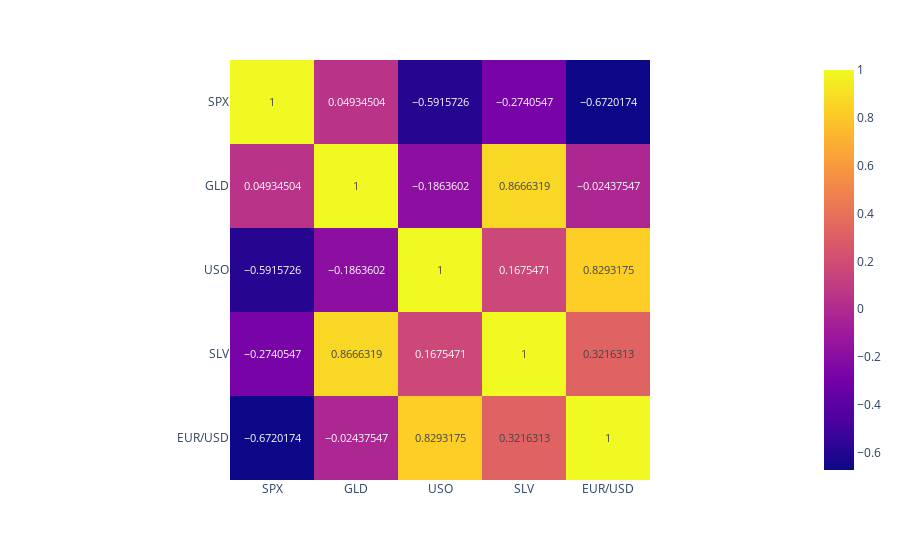

Notebook code cell kept with this figure:
### Code cell
import plotly.express as px

px.imshow(df.corr(), text_auto=True)

### Figure 1 — Plotly figure (JSON) as saved in the notebook; plotly's stock layout.template omitted (floating-point values rounded to 4 significant figures)
{"data": [{"coloraxis": "coloraxis", "hovertemplate": "x: %{x}<br>y: %{y}<br>color: %{z}<extra></extra>", "name": "0", "texttemplate": "%{z}", "type": "heatmap", "x": ["SPX", "GLD", "USO", "SLV", "EUR/USD"], "xaxis": "x", "y": ["SPX", "GLD", "USO", "SLV", "EUR/USD"], "yaxis": "y", "z": [[1, 0.04935, -0.5916, -0.2741, -0.672], [0.04935, 1, -0.1864, 0.8666, -0.02438], [-0.5916, -0.1864, 1, 0.1675, 0.8293], [-0.2741, 0.8666, 0.1675, 1, 0.3216], [-0.672, -0.02438, 0.8293, 0.3216, 1]]}], "layout": {"coloraxis": {"colorscale": [[0, "#0d0887"], [0.1111, "#46039f"], [0.2222, "#7201a8"], [0.3333, "#9c179e"], [0.4444, "#bd3786"], [0.5556, "#d8576b"], [0.6667, "#ed7953"], [0.7778, "#fb9f3a"], [0.8889, "#fdca26"], [1, "#f0f921"]]}, "margin": {"t": 60}, "xaxis": {"anchor": "y", "constrain": "domain", "domain": [0, 1], "scaleanchor": "y"}, "yaxis": {"anchor": "x", "autorange": "reversed", "constrain": "domain", "domain": [0, 1]}}}
